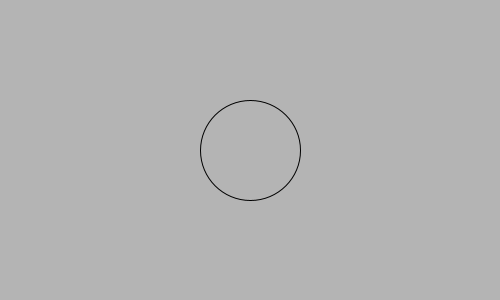
Frame 1 (no input)
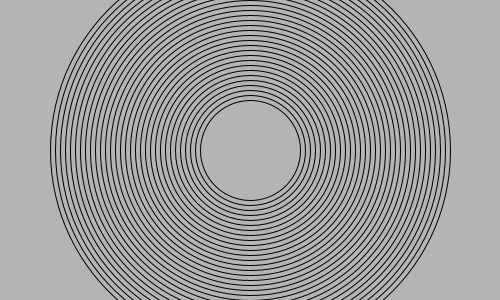
Frame 60 (the mouse pressed at the canvas centre just before this capture)
Frame 120 (the mouse held since frame 60 and released just before this capture): identical to frame 60, image omitted

The Processing sketch that drew these frames (run headless with seeded random() and noise(); from frame 60 on, the mouse is pressed at the canvas centre):

// Processing sketch: til_2022_03_06_01
// ── til_2022_03_06_01.pde
// processing-java --sketch=/Users/yusuke/_work/til/processing/til_2022_03_06_01 --run
int diam = 100;
float centX, centY;

void setup() {
  size(500, 300);
  frameRate(24);
  smooth();
  background(180);
  
  centX = width/2;
  centY = height/2;
  
  stroke(0);
  strokeWeight(1);
  noFill();
}

void draw() {
  if(diam <= 400) {
    ellipse(centX, centY, diam, diam);
    diam += 10;
  }
}
